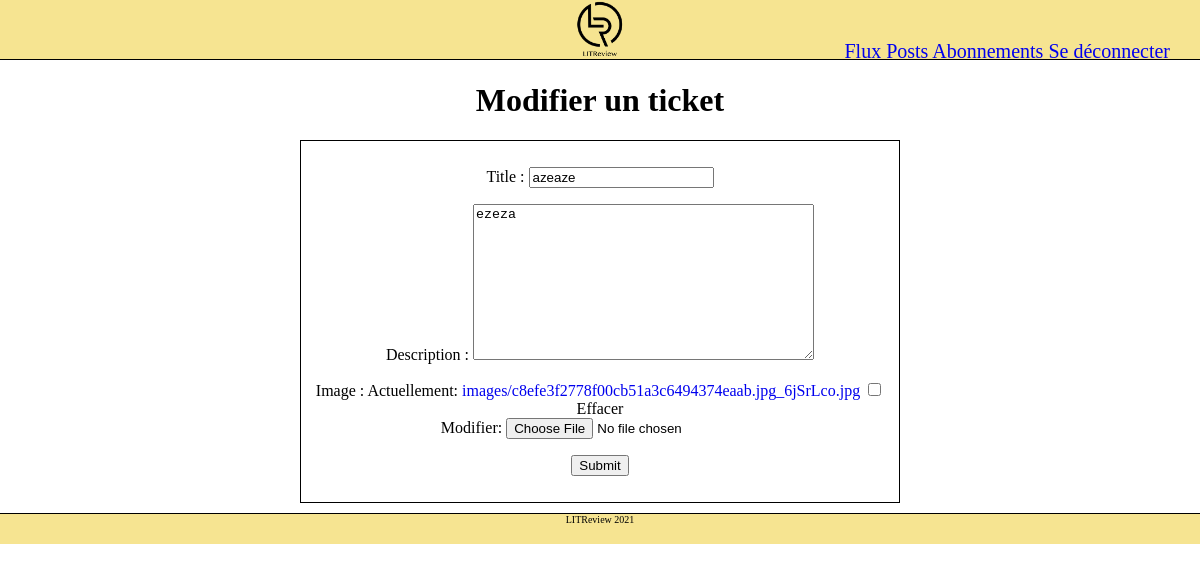
/ticket/12 (signed in), run on an earlier commit of the app's database.
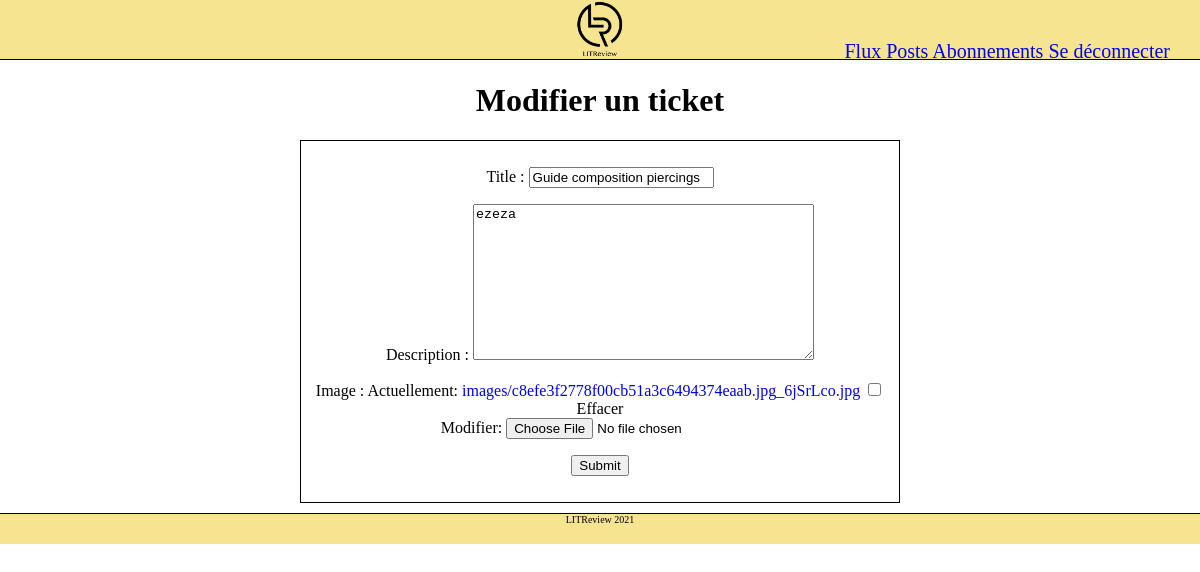
And on a later commit of the database.
### reviews_webapp/models.py (models this page shows)
class Ticket(models.Model):
    title = models.CharField(max_length=128)
    description = models.TextField(max_length=2048, blank=True)
    user = models.ForeignKey(
        to=settings.AUTH_USER_MODEL, on_delete=models.CASCADE)
    image = models.ImageField(null=True, blank=True, upload_to="images/")
    time_created = models.DateTimeField(auto_now_add=True)

### reviews_webapp/views.py (the view, shortened to what this page needs)
# urls.py: path('ticket/<ticket_id>', reviews_webapp.views.TicketPageView.as_view(), name='ticket'),
class TicketPageView(LoginRequiredMixin, View):
    template = 'reviews_webapp/post_details.html'
    def get(self, request, ticket_id):
        if ticket_id == "new":
            context = {
                'title': "Créer un ticket",
                'ticket_form': TicketForm()
            }
            return render(request, self.template, context)
        else:
            ticket = Ticket.objects.get(pk=ticket_id)
            context = {
                "title": "Modifier un ticket",
                'ticket_form': TicketForm(
                    initial={
                        'title': ticket.title,
                        'description': ticket.description,
                        'image': ticket.image,
                        })
            }
            return render(request, self.template, context)

### reviews_webapp/forms.py
class TicketForm(ModelForm):
    class Meta:
        model = Ticket
        fields = ['title', 'description', 'image']

### reviews_webapp/templates/reviews_webapp/post_details.html (shortened to what this page needs)
{% extends 'base.html' %}
{% block content %}
<h1>{{ title }}</h1>
<div class="post_box">
    <form action="" method="post" enctype="multipart/form-data">
        {{ ticket_form.as_p }}
        <input type="submit">
    </form>
</div>
{% endblock content %}

### templates/base.html (shortened to what this page needs)
{% load static %}
<html>
    <head>
        <link rel="stylesheet" type="text/css" href="{% static 'css/style.css' %}">
    </head>
    <body>
        <div class="container">
            {% include 'includes/navbar.html' %}
            <div class="inside_container">
                {% block content %}{% endblock content %}
            </div>
        </div>
    </body>
    {% include 'includes/footer.html' %}
</html>

### templates/includes/navbar.html
{% load static %}
<nav class="nav">
    <a href="{% url 'feed' %}"><img src="{% static 'img/LITReview_logo.png' %}" alt="LITReview_logo" width="50px"></a>
    <div style="position: absolute; right: 30px; top: 40px">
        {% if user.is_authenticated %}
            <a href="{% url 'feed' %}">Flux</a>
            <a href="{% url 'posts' %}">Posts</a>
            <a href="{% url 'subscriptions' %}">Abonnements</a>
            <a href="{% url 'logout' %}">Se déconnecter</a>
        {% else %}
            <a href="{% url 'login' %}">Log in</a>
            <a href="{% url 'signup' %}">Sign up</a>
        {% endif %}
    </div>
</nav>

### templates/includes/footer.html
<footer> LITReview 2021 </footer>

### static/css/style.css (style rules this page uses)
body { padding: 0px; margin: 0px; }
nav { width: 100%; display: inline-block; text-align: center; border-bottom: 1px solid black; background-color: #f6e491; font-size: 20px; }
footer { border-top: 1px solid black; text-align: center; background-color: #f6e491; font-size: 10px; bottom: 0%; height: 30px; }
a { text-decoration: none; }
.inside_container { width: 50%; margin:auto; text-align: center; }
.post_box { border: 1px solid black; margin-bottom: 10px; padding: 10px; }

What changed in the data, as far as the page shows it:
changed Ticket "ezeza": title "azeaze" → "Guide composition piercings"
